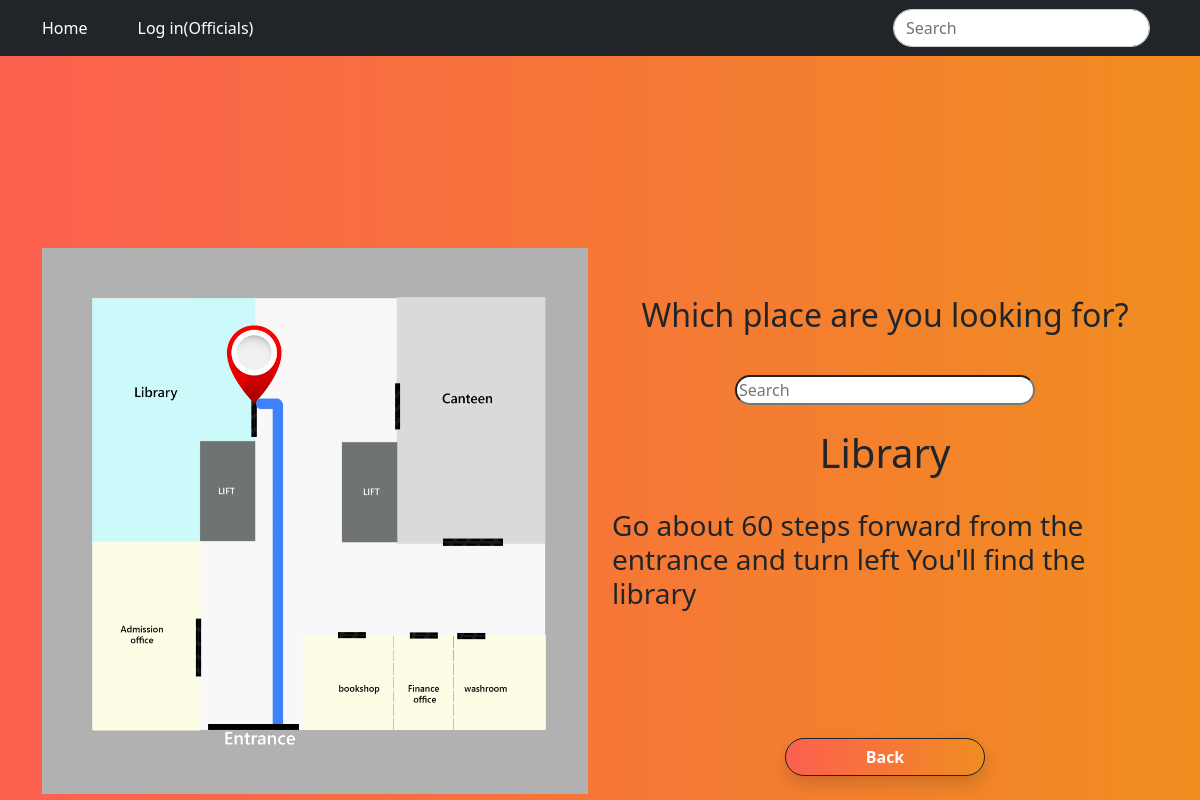
The app's page /direction_read.php?Room_Name=Library with its own data.
### tables this page shows
CREATE TABLE `direction` (
  `ID` int(100) NOT NULL,
  `Room_Name` varchar(1000) NOT NULL,
  `Room_Number` text NOT NULL,
  `Direction` varchar(1000) NOT NULL,
  `Map` varchar(100) NOT NULL
);

### direction_read.php (the view, shortened to what this page needs)
<?php include "header.php" ?>
<?php include "navber.php" ?>
<?php
$conn = mysqli_connect('localhost','root','','smart reception');
?>
<!DOCTYPE html>
<html lang="en">
<head>
    <link rel="stylesheet" href="https://cdn.jsdelivr.net/npm/bootstrap@5.2.0-beta1/dist/css/bootstrap.min.css">
    <link rel="stylesheet" href="https://cdn.jsdelivr.net/npm/bootstrap-icons@1.8.2/font/bootstrap-icons.css">
</head>
<body style="background-image: linear-gradient(to right ,#fc604f , #f08d20);">
<?php
                    if (isset($_GET['Room_Name'])){
                        $Room_Name= $_GET['Room_Name'];
                        $sql= "SELECT * FROM direction WHERE Room_Name='$Room_Name'";
                        $data = mysqli_query($conn, $sql);
                        $check_result= mysqli_num_rows($data)> 0;
                        if($check_result){
                          while( $rows = mysqli_fetch_array( $data ) )
                          {
                    ?>
    <br><br>
        <div class="container">
            <div class="row">
                <div class="col-md-6 col-12">
                <br><br><br><br><br><br>
                <img src="imeges/<?php echo $rows ['Map'] ?>" style="width:100%;" alt="">
                </div>
                <div class="col-md-6 col-12">
                <br><br><br><br><br><br><br><br>
                <div style=" display:flex; flex-direction:column; align-items: center; h3background-color:white
                    "  >
                     <h2>Which place are you looking for?</h2>
            <input type="text" class="rounded-pill" style="width:300px;" placeholder="Search">
            <br>
                <h1><?php echo $rows ['Room_Name'] ?></h1>
            <br>
                <h3><?php echo $rows ['Direction'] ?></h3>
            <br>
            <br><br><br><br>
            <a href="direction.php"><button class=" btn rounded-pill btn-dark shadow fw-bold"  style="background-image: linear-gradient(to right ,#fc604f , #f08d20);width:200px;">Back</button></a>
                    </div>
                </div>
            </div>
        <?php
                          }
                          }
                    }
        else{
        die("Can not execute query");
        }
?>
</body>
</html>

### records on screen
direction: Map (picture), Room_Name "Library", Direction "Go about 60 steps forward from the entrance and turn left You'll find the library"
